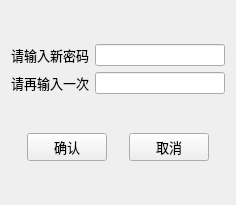
<?xml version="1.0" encoding="UTF-8"?>
<ui version="4.0">
 <class>changePassword</class>
 <widget class="QWidget" name="changePassword">
  <property name="geometry">
   <rect>
    <x>0</x>
    <y>0</y>
    <width>236</width>
    <height>205</height>
   </rect>
  </property>
  <property name="windowTitle">
   <string>Form</string>
  </property>
  <layout class="QVBoxLayout" name="verticalLayout_2">
   <item>
    <layout class="QVBoxLayout" name="verticalLayout">
     <item>
      <layout class="QHBoxLayout" name="horizontalLayout">
       <item>
        <widget class="QLabel" name="label">
         <property name="font">
          <font>
           <pointsize>10</pointsize>
          </font>
         </property>
         <property name="text">
          <string>请输入新密码</string>
         </property>
        </widget>
       </item>
       <item>
        <widget class="QLineEdit" name="le1"/>
       </item>
      </layout>
     </item>
     <item>
      <layout class="QHBoxLayout" name="horizontalLayout_2">
       <item>
        <widget class="QLabel" name="label_2">
         <property name="font">
          <font>
           <pointsize>10</pointsize>
          </font>
         </property>
         <property name="text">
          <string>请再输入一次</string>
         </property>
        </widget>
       </item>
       <item>
        <widget class="QLineEdit" name="le2"/>
       </item>
      </layout>
     </item>
    </layout>
   </item>
   <item>
    <layout class="QHBoxLayout" name="horizontalLayout_3" stretch="1,2,1,2,1">
     <item>
      <spacer name="horizontalSpacer_2">
       <property name="orientation">
        <enum>Qt::Horizontal</enum>
       </property>
       <property name="sizeHint" stdset="0">
        <size>
         <width>40</width>
         <height>20</height>
        </size>
       </property>
      </spacer>
     </item>
     <item>
      <widget class="QPushButton" name="pbtComit">
       <property name="font">
        <font>
         <pointsize>10</pointsize>
        </font>
       </property>
       <property name="text">
        <string>确认</string>
       </property>
      </widget>
     </item>
     <item>
      <spacer name="horizontalSpacer">
       <property name="orientation">
        <enum>Qt::Horizontal</enum>
       </property>
       <property name="sizeHint" stdset="0">
        <size>
         <width>40</width>
         <height>20</height>
        </size>
       </property>
      </spacer>
     </item>
     <item>
      <widget class="QPushButton" name="pbtExit">
       <property name="font">
        <font>
         <pointsize>10</pointsize>
        </font>
       </property>
       <property name="text">
        <string>取消</string>
       </property>
      </widget>
     </item>
     <item>
      <spacer name="horizontalSpacer_3">
       <property name="orientation">
        <enum>Qt::Horizontal</enum>
       </property>
       <property name="sizeHint" stdset="0">
        <size>
         <width>40</width>
         <height>20</height>
        </size>
       </property>
      </spacer>
     </item>
    </layout>
   </item>
  </layout>
 </widget>
 <resources/>
 <connections/>
</ui>
